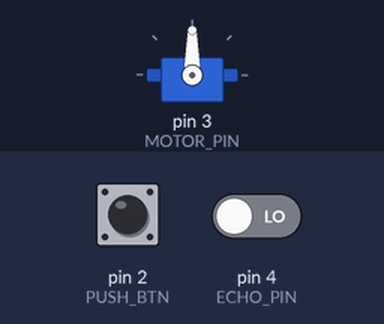
Bench run of a sketch on a simulated Arduino Uno, built with avr-gcc and run on an emulated ATmega328P. Parts: servo. Inputs (shaded band) come from the test bench; at power-on: pin 2 (PUSH_BTN) LOW, pin 4 (ECHO_PIN) LOW.

Above: at 0.1 s.
At 1.1 s:
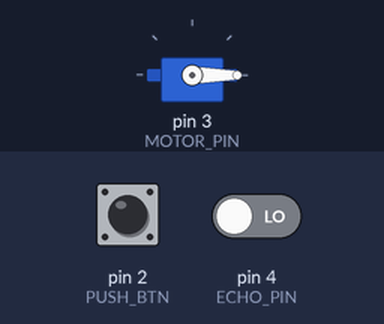
Timing chart, 0 to 2.6 s (numbered marks = the images above):
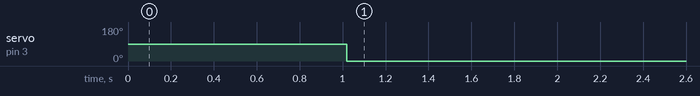

Measured:
- by itself, servo on pin 3 (MOTOR_PIN): 90° → 0° at 1.0 s

The sketch:

Door_Control_with_Ulrasonic.ino
```cpp
#include <Servo.h>

Servo motor;
int TRIGGER_PIN = 5;
int ECHO_PIN = 4;
int MOTOR_PIN = 3;
int LED_RED = 10;
int LED_GREEN = 11;
int PUSH_BTN = 2;

void setup()
{
  Serial.begin(9600);
  pinMode(TRIGGER_PIN, OUTPUT);
  pinMode(ECHO_PIN, INPUT);
  motor.attach(MOTOR_PIN);
}

int state = 0;

void loop()
{
  digitalWrite(TRIGGER_PIN, 0);
  delay(10);
  digitalWrite(TRIGGER_PIN, 1);
  delay(10);
  digitalWrite(TRIGGER_PIN, 0);

  int reading = pulseIn(ECHO_PIN, 1)/29/5;

  if (reading <= 10) {
    digitalWrite(LED_GREEN, 1);
    digitalWrite(LED_RED, 0);
    state = 1;
  } else {
    digitalWrite(LED_GREEN, 0);
    digitalWrite(LED_RED, 1);
    state = 0;
  }

  if (digitalRead(PUSH_BTN) && state) {
    motor.write(90);
  } else {
    motor.write(0);
  }

}
```
